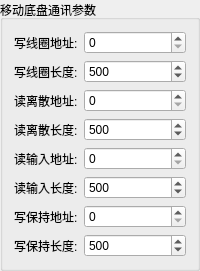
            <widget class="QGroupBox" name="groupBox_24">
             <property name="sizePolicy">
              <sizepolicy hsizetype="Preferred" vsizetype="Preferred">
               <horstretch>0</horstretch>
               <verstretch>0</verstretch>
              </sizepolicy>
             </property>
             <property name="title">
              <string>移动底盘通讯参数</string>
             </property>
             <layout class="QGridLayout" name="gridLayout_25">
              <item row="0" column="0">
               <widget class="QLabel" name="label_281">
                <property name="sizePolicy">
                 <sizepolicy hsizetype="Maximum" vsizetype="Preferred">
                  <horstretch>0</horstretch>
                  <verstretch>0</verstretch>
                 </sizepolicy>
                </property>
                <property name="text">
                 <string>写线圈地址:</string>
                </property>
               </widget>
              </item>
              <item row="0" column="1">
               <widget class="QSpinBox" name="Write_Coils_Addr">
                <property name="sizePolicy">
                 <sizepolicy hsizetype="Preferred" vsizetype="Fixed">
                  <horstretch>0</horstretch>
                  <verstretch>0</verstretch>
                 </sizepolicy>
                </property>
                <property name="maximum">
                 <number>9999</number>
                </property>
               </widget>
              </item>
              <item row="1" column="0">
               <widget class="QLabel" name="label_273">
                <property name="sizePolicy">
                 <sizepolicy hsizetype="Maximum" vsizetype="Preferred">
                  <horstretch>0</horstretch>
                  <verstretch>0</verstretch>
                 </sizepolicy>
                </property>
                <property name="text">
                 <string>写线圈长度:</string>
                </property>
               </widget>
              </item>
              <item row="1" column="1">
               <widget class="QSpinBox" name="Write_Coils_Size">
                <property name="sizePolicy">
                 <sizepolicy hsizetype="Preferred" vsizetype="Fixed">
                  <horstretch>0</horstretch>
                  <verstretch>0</verstretch>
                 </sizepolicy>
                </property>
                <property name="maximum">
                 <number>9999</number>
                </property>
                <property name="value">
                 <number>500</number>
                </property>
               </widget>
              </item>
              <item row="2" column="0">
               <widget class="QLabel" name="label_275">
                <property name="sizePolicy">
                 <sizepolicy hsizetype="Preferred" vsizetype="Preferred">
                  <horstretch>0</horstretch>
                  <verstretch>0</verstretch>
                 </sizepolicy>
                </property>
                <property name="text">
                 <string>读离散地址:</string>
                </property>
               </widget>
              </item>
              <item row="2" column="1">
               <widget class="QSpinBox" name="Read_DiscreteInputs_Addr">
                <property name="sizePolicy">
                 <sizepolicy hsizetype="Preferred" vsizetype="Fixed">
                  <horstretch>0</horstretch>
                  <verstretch>0</verstretch>
                 </sizepolicy>
                </property>
                <property name="maximum">
                 <number>9999</number>
                </property>
               </widget>
              </item>
              <item row="3" column="0">
               <widget class="QLabel" name="label_277">
                <property name="sizePolicy">
                 <sizepolicy hsizetype="Preferred" vsizetype="Preferred">
                  <horstretch>0</horstretch>
                  <verstretch>0</verstretch>
                 </sizepolicy>
                </property>
                <property name="text">
                 <string>读离散长度:</string>
                </property>
               </widget>
              </item>
              <item row="3" column="1">
               <widget class="QSpinBox" name="Read_DiscreteInputs_Size">
                <property name="sizePolicy">
                 <sizepolicy hsizetype="Preferred" vsizetype="Fixed">
                  <horstretch>0</horstretch>
                  <verstretch>0</verstretch>
                 </sizepolicy>
                </property>
                <property name="maximum">
                 <number>9999</number>
                </property>
                <property name="value">
                 <number>500</number>
                </property>
               </widget>
              </item>
              <item row="4" column="0">
               <widget class="QLabel" name="label_278">
                <property name="sizePolicy">
                 <sizepolicy hsizetype="Maximum" vsizetype="Preferred">
                  <horstretch>0</horstretch>
                  <verstretch>0</verstretch>
                 </sizepolicy>
                </property>
                <property name="text">
                 <string>读输入地址:</string>
                </property>
               </widget>
              </item>
              <item row="4" column="1">
               <widget class="QSpinBox" name="Read_InputRegisters_Addr">
                <property name="sizePolicy">
                 <sizepolicy hsizetype="Preferred" vsizetype="Fixed">
                  <horstretch>0</horstretch>
                  <verstretch>0</verstretch>
                 </sizepolicy>
                </property>
                <property name="maximum">
                 <number>9999</number>
                </property>
               </widget>
              </item>
              <item row="5" column="0">
               <widget class="QLabel" name="label_272">
                <property name="sizePolicy">
                 <sizepolicy hsizetype="Maximum" vsizetype="Preferred">
                  <horstretch>0</horstretch>
                  <verstretch>0</verstretch>
                 </sizepolicy>
                </property>
                <property name="text">
                 <string>读输入长度:</string>
                </property>
               </widget>
              </item>
              <item row="5" column="1">
               <widget class="QSpinBox" name="Read_InputRegisters_Size">
                <property name="sizePolicy">
                 <sizepolicy hsizetype="Preferred" vsizetype="Fixed">
                  <horstretch>0</horstretch>
                  <verstretch>0</verstretch>
                 </sizepolicy>
                </property>
                <property name="maximum">
                 <number>9999</number>
                </property>
                <property name="value">
                 <number>500</number>
                </property>
               </widget>
              </item>
              <item row="6" column="0">
               <widget class="QLabel" name="label_274">
                <property name="sizePolicy">
                 <sizepolicy hsizetype="Preferred" vsizetype="Preferred">
                  <horstretch>0</horstretch>
                  <verstretch>0</verstretch>
                 </sizepolicy>
                </property>
                <property name="text">
                 <string>写保持地址:</string>
                </property>
               </widget>
              </item>
              <item row="6" column="1">
               <widget class="QSpinBox" name="Write_HoldingRegisters_Addr">
                <property name="sizePolicy">
                 <sizepolicy hsizetype="Preferred" vsizetype="Fixed">
                  <horstretch>0</horstretch>
                  <verstretch>0</verstretch>
                 </sizepolicy>
                </property>
                <property name="maximum">
                 <number>9999</number>
                </property>
               </widget>
              </item>
              <item row="7" column="0">
               <widget class="QLabel" name="label_280">
                <property name="sizePolicy">
                 <sizepolicy hsizetype="Preferred" vsizetype="Preferred">
                  <horstretch>0</horstretch>
                  <verstretch>0</verstretch>
                 </sizepolicy>
                </property>
                <property name="text">
                 <string>写保持长度:</string>
                </property>
               </widget>
              </item>
              <item row="7" column="1">
               <widget class="QSpinBox" name="Write_HoldingRegisters_Size">
                <property name="sizePolicy">
                 <sizepolicy hsizetype="Preferred" vsizetype="Fixed">
                  <horstretch>0</horstretch>
                  <verstretch>0</verstretch>
                 </sizepolicy>
                </property>
                <property name="maximum">
                 <number>9999</number>
                </property>
                <property name="value">
                 <number>500</number>
                </property>
               </widget>
              </item>
             </layout>
            </widget>
